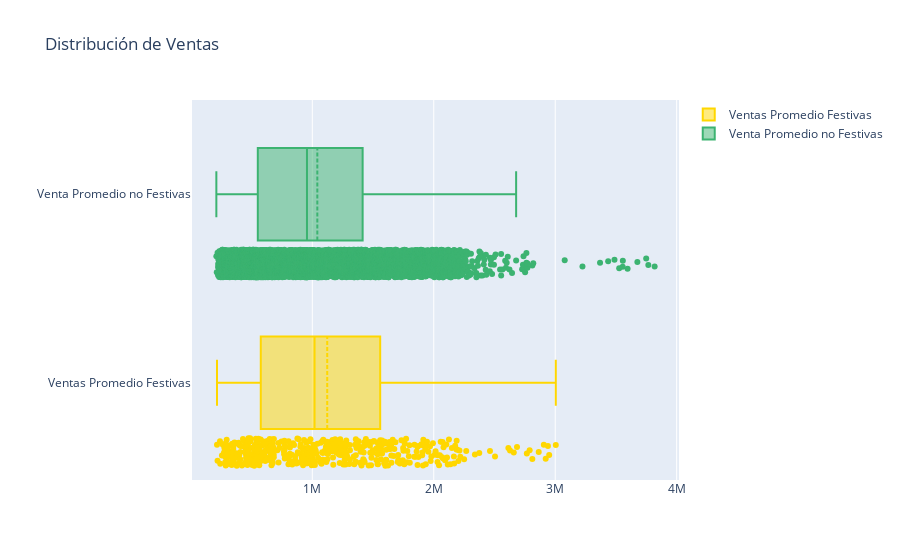

Write notebook code for a chart like this one.
### Code cell
# Boxplot
fig = go.Figure()

fig.add_trace(
    go.Box(
        x = df[df['Holiday_Flag'] == 1]['Weekly_Sales'],
        marker_color = "gold",
        name = "Ventas Promedio Festivas",
        boxpoints='all',
        boxmean=True
    )
)

fig.add_trace(
    go.Box(
        x = df[df['Holiday_Flag'] == 0]['Weekly_Sales'],
        marker_color = "mediumseagreen",
        name = "Venta Promedio no Festivas",
        boxpoints='all',
        boxmean=True
    )
)

fig.update_layout(title = "Distribución de Ventas", yaxis_title = "")

fig.show()

### Figure 1 — Plotly figure (JSON) as saved in the notebook; plotly's stock layout.template omitted (floating-point values rounded to 4 significant figures; data arrays with more than 128 entries replaced by an {"elided": "..."} marker saying what was removed)
{"data": [{"boxmean": true, "boxpoints": "all", "marker": {"color": "gold"}, "name": "Ventas Promedio Festivas", "type": "box", "x": {"elided": "450 float values"}}, {"boxmean": true, "boxpoints": "all", "marker": {"color": "mediumseagreen"}, "name": "Venta Promedio no Festivas", "type": "box", "x": {"elided": "5984 float values"}}], "layout": {"title": {"text": "Distribución de Ventas"}, "yaxis": {"title": {"text": ""}}}}
